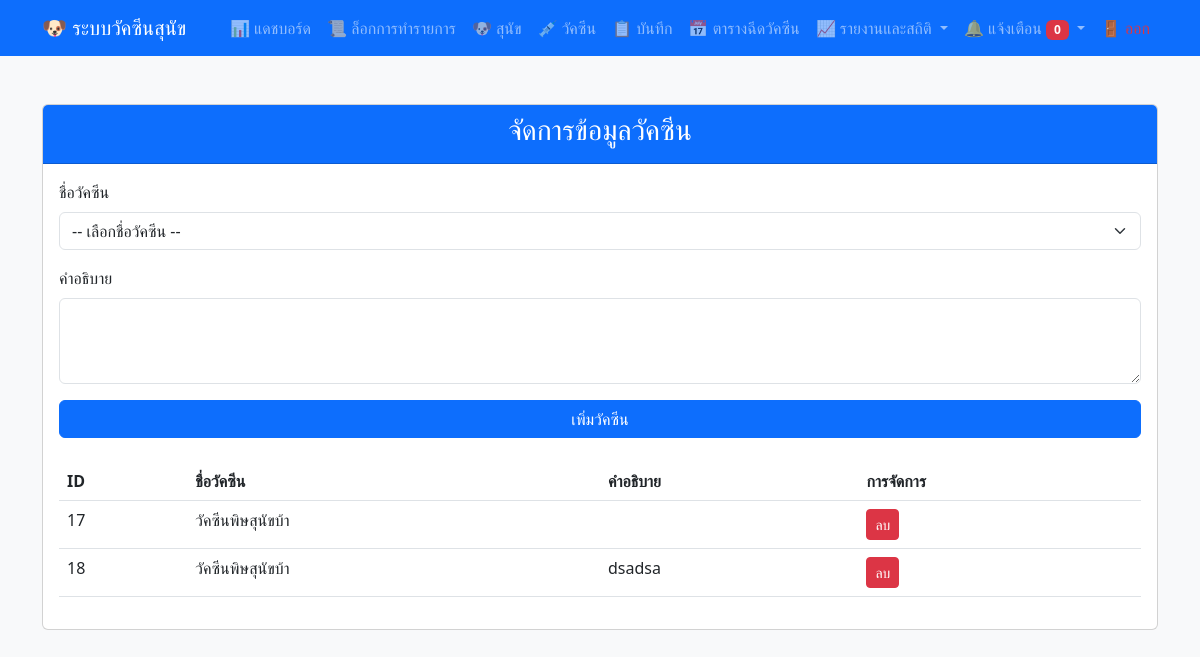
The app's page /pages/vaccines.php (signed in) with its own data.
### tables this page shows
CREATE TABLE `vaccines` (
  `VaccineID` int(11) NOT NULL,
  `VaccineName` varchar(100) NOT NULL,
  `Description` text DEFAULT NULL
);

### pages/vaccines.php (the view, shortened to what this page needs)
<?php
include 'menu.php';
include '../includes/db.php';
$stmt = $conn->query("SELECT * FROM Vaccines");
$vaccines = $stmt->fetchAll();
?>
<!DOCTYPE html>
<html>
<head>
    <link href="https://cdn.jsdelivr.net/npm/bootstrap@5.3.0/dist/css/bootstrap.min.css" rel="stylesheet">
</head>
<body class="bg-light">
    <div class="container mt-5">
        <div class="card">
            <div class="card-header bg-primary text-white">
                <h3 class="text-center">จัดการข้อมูลวัคซีน</h3>
            </div>
            <div class="card-body">
                <form method="POST">
                    <div class="mb-3">
                        <label class="form-label">ชื่อวัคซีน</label>
                        <select name="vaccineName" class="form-select" required>
                            <option value="">-- เลือกชื่อวัคซีน --</option>
                        </select>
                    </div>
                    <div class="mb-3">
                        <label class="form-label">คำอธิบาย</label>
                        <textarea name="description" class="form-control" rows="3"></textarea>
                    </div>
                    <button type="submit" class="btn btn-primary w-100">เพิ่มวัคซีน</button>
                </form>
                <table class="table mt-4">
                    <thead>
                        <tr>
                            <th>ID</th>
                            <th>ชื่อวัคซีน</th>
                            <th>คำอธิบาย</th>
                            <th>การจัดการ</th>
                        </tr>
                    </thead>
                    <tbody>
                        <?php foreach ($vaccines as $vaccine): ?>
                        <tr>
                            <td><?= $vaccine['VaccineID'] ?></td>
                            <td><?= $vaccine['VaccineName'] ?></td>
                            <td><?= $vaccine['Description'] ?></td>
                            <td>
                                <a href="?delete=<?= $vaccine['VaccineID'] ?>" class="btn btn-danger btn-sm" onclick="return confirm('ยืนยันการลบ?');">ลบ</a>
                            </td>
                        </tr>
                        <?php endforeach; ?>
                    </tbody>
                </table>
            </div>
        </div>
    </div>
</body>
</html>

### records on screen
vaccines: VaccineID "17", VaccineName "วัคซีนพิษสุนัขบ้า"
vaccines: VaccineID "18", VaccineName "วัคซีนพิษสุนัขบ้า", Description "dsadsa"
